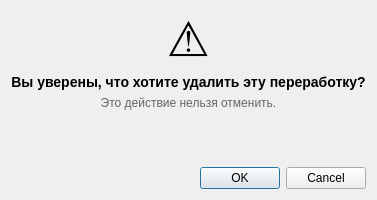
<?xml version="1.0" encoding="UTF-8"?>
<ui version="4.0">
 <class>DeleteOvertimeDialog</class>
 <widget class="QDialog" name="DeleteOvertimeDialog">
  <property name="geometry">
   <rect>
    <x>0</x>
    <y>0</y>
    <width>350</width>
    <height>200</height>
   </rect>
  </property>
  <property name="windowTitle">
   <string>Удаление переработки</string>
  </property>
  <property name="modal">
   <bool>true</bool>
  </property>
  <layout class="QVBoxLayout" name="verticalLayout">
   <item>
    <widget class="QLabel" name="labelIcon">
     <property name="text">
      <string>⚠️</string>
     </property>
     <property name="alignment">
      <set>Qt::AlignmentFlag::AlignCenter</set>
     </property>
     <property name="styleSheet">
      <string notr="true">font-size: 48px;</string>
     </property>
    </widget>
   </item>
   <item>
    <widget class="QLabel" name="labelQuestion">
     <property name="text">
      <string>Вы уверены, что хотите удалить эту переработку?</string>
     </property>
     <property name="alignment">
      <set>Qt::AlignmentFlag::AlignCenter</set>
     </property>
     <property name="styleSheet">
      <string notr="true">font-size: 14px; font-weight: bold;</string>
     </property>
    </widget>
   </item>
   <item>
    <widget class="QLabel" name="labelWarning">
     <property name="text">
      <string>Это действие нельзя отменить.</string>
     </property>
     <property name="alignment">
      <set>Qt::AlignmentFlag::AlignCenter</set>
     </property>
     <property name="styleSheet">
      <string notr="true">font-size: 12px; color: #666;</string>
     </property>
    </widget>
   </item>
   <item>
    <spacer name="verticalSpacer">
     <property name="orientation">
      <enum>Qt::Orientation::Vertical</enum>
     </property>
     <property name="sizeHint" stdset="0">
      <size>
       <width>20</width>
       <height>20</height>
      </size>
     </property>
    </spacer>
   </item>
   <item>
    <widget class="QDialogButtonBox" name="buttonBox">
     <property name="orientation">
      <enum>Qt::Orientation::Horizontal</enum>
     </property>
     <property name="standardButtons">
      <set>QDialogButtonBox::StandardButton::Cancel|QDialogButtonBox::StandardButton::Ok</set>
     </property>
    </widget>
   </item>
  </layout>
 </widget>
 <resources/>
 <connections/>
</ui>
